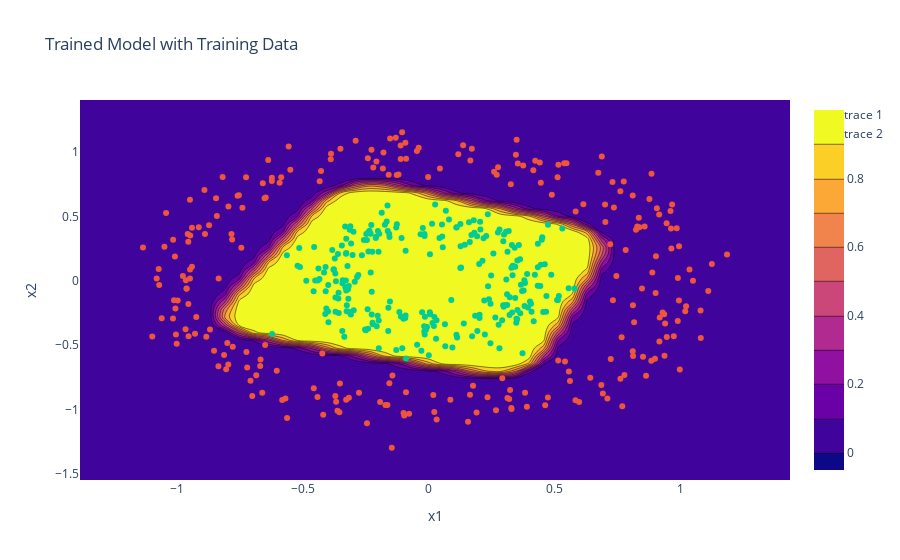

Source (notebook cell):
### Code cell
fig = go.Figure(go.Contour(x=x_span, y=y_span, z=z))
fig.add_scatter(x=df[df['class'] == '0']['x1'], y=df[df['class'] == '0']['x2'], mode='markers')
fig.add_scatter(x=df[df['class'] == '1']['x1'], y=df[df['class'] == '1']['x2'], mode='markers')
fig.update_layout(title='Trained Model with Training Data', xaxis_title='x1', yaxis_title='x2')
fig.show()

### Figure 1 — Plotly figure (JSON) as saved in the notebook; plotly's stock layout.template omitted (floating-point values rounded to 4 significant figures; data arrays with more than 128 entries replaced by an {"elided": "..."} marker saying what was removed)
{"data": [{"autocontour": true, "contours": {"end": 0.9, "size": 0.1, "start": 0}, "type": "contour", "x": [-1.385, -1.327, -1.27, -1.212, -1.155, -1.097, -1.04, -0.9822, -0.9247, -0.8672, -0.8097, -0.7522, -0.6947, -0.6371, -0.5796, -0.5221, -0.4646, -0.4071, -0.3496, -0.2921, -0.2346, -0.1771, -0.1195, -0.06203, -0.004523, 0.05299, 0.1105, 0.168, 0.2255, 0.283, 0.3405, 0.3981, 0.4556, 0.5131, 0.5706, 0.6281, 0.6856, 0.7431, 0.8006, 0.8581, 0.9157, 0.9732, 1.031, 1.088, 1.146, 1.203, 1.261, 1.318, 1.376, 1.433], "y": [-1.546, -1.486, -1.426, -1.365, -1.305, -1.245, -1.185, -1.125, -1.064, -1.004, -0.9439, -0.8836, -0.8234, -0.7632, -0.703, -0.6427, -0.5825, -0.5223, -0.4621, -0.4018, -0.3416, -0.2814, -0.2212, -0.1609, -0.1007, -0.04049, 0.01973, 0.07996, 0.1402, 0.2004, 0.2606, 0.3209, 0.3811, 0.4413, 0.5015, 0.5618, 0.622, 0.6822, 0.7424, 0.8027, 0.8629, 0.9231, 0.9833, 1.044, 1.104, 1.164, 1.224, 1.284, 1.345, 1.405], "z": {"elided": "50x50 float values"}}, {"mode": "markers", "type": "scatter", "x": {"elided": "250 float values"}, "y": {"elided": "250 float values"}}, {"mode": "markers", "type": "scatter", "x": {"elided": "250 float values"}, "y": {"elided": "250 float values"}}], "layout": {"autosize": true, "title": {"text": "Trained Model with Training Data"}, "xaxis": {"autorange": true, "range": [-1.385, 1.433], "title": {"text": "x1"}, "type": "linear"}, "yaxis": {"autorange": true, "range": [-1.546, 1.405], "title": {"text": "x2"}, "type": "linear"}}}
